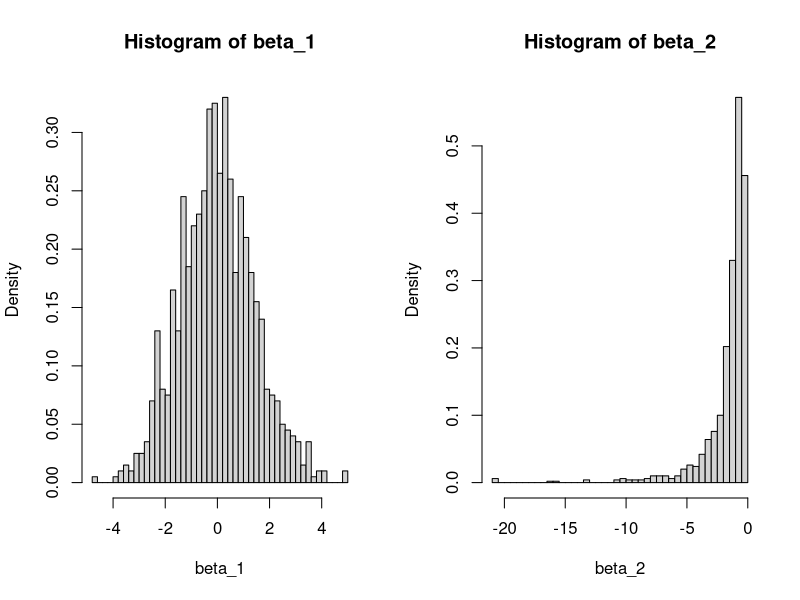
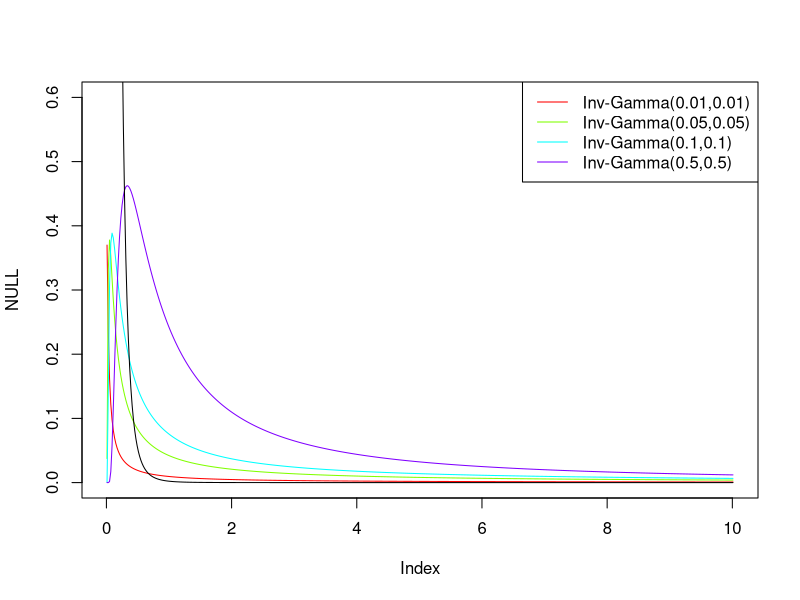
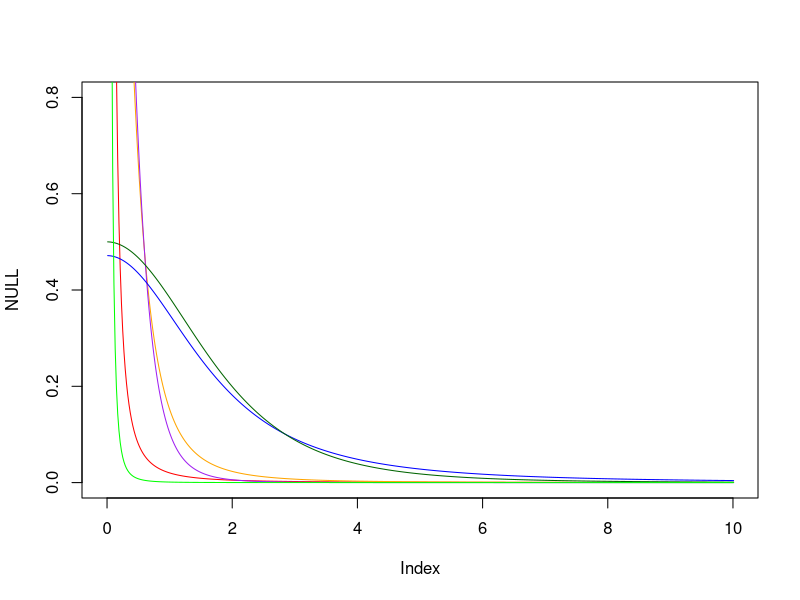
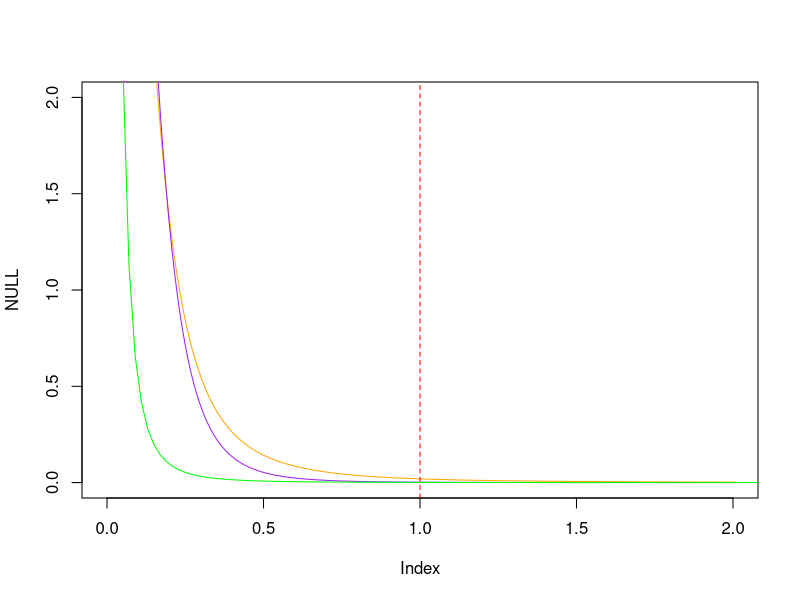
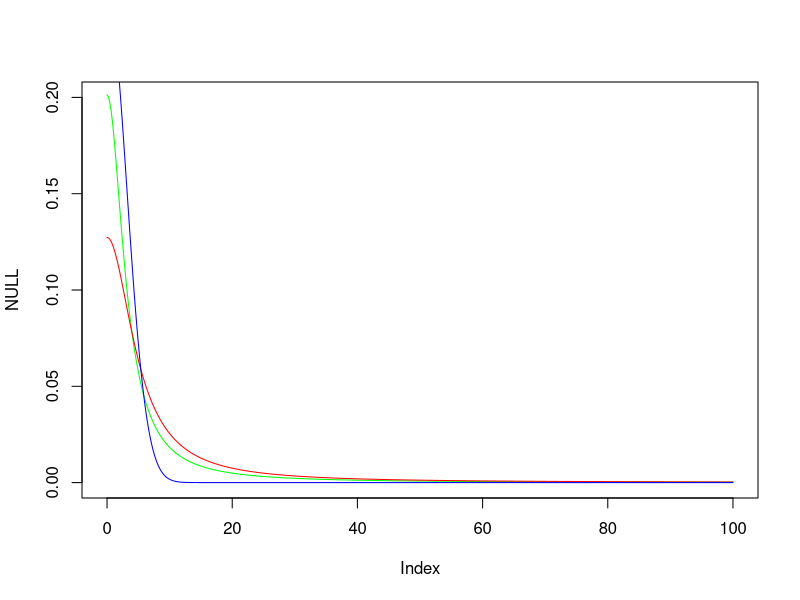
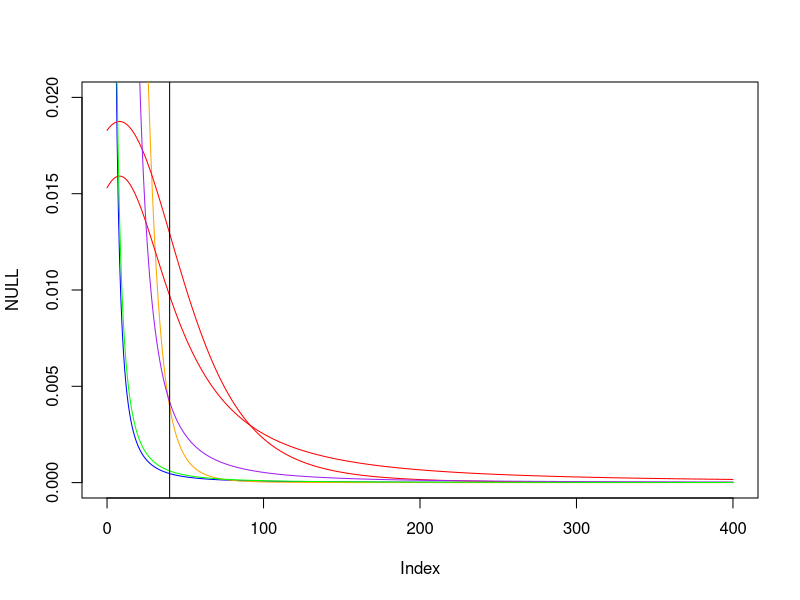

These charts were generated, in order, by the following R code: (Note: this script raises an error after producing the figures.)
### Script to visually examine priors for covariance matrix parameters

dinv_gamma <- function(y,a,b) {
  return( ((b^a) / gamma(a)) * y^(-(a+1))*exp(-b/y)  )
}

pinvgamma <- function(x, shape, scale) {
  pgamma(scale / x, shape, lower.tail = FALSE)  # Complement of upper incomplete gamma function
}

dstudent <- function(y,v,u,s) {
  upper <- gamma((v+1)/2)
  lower <- (sqrt(pi*v*s^2))*gamma(v/2)
  const <- upper/lower
  c <- -(v+1)/2
  return(const*((1+((y-u)^2)/(v*s^2))^c))
}

### 1) priors for beta_1 and log(-beta_2)
### N(0,2)

par(mfrow = c(1,2))
n_rep <- 1000
beta_1 <- rnorm(n_rep,0,sqrt(2))
logneg_beta_2 <- rnorm(n_rep,0,1)
beta_2 <- -exp(logneg_beta_2)
hist(beta_1, breaks = 40, probability = TRUE)
hist(beta_2, breaks = 40, probability = TRUE)

### 2) rho & covariance function magnitudes
### since the variance of beta distribution depends inversely on rho, I think it is logical to give it a prior with heavy tails

par(mfrow = c(1,1))
eps <- c(0.01,0.05,0.1,0.5)
s2_grid <- seq(0.01,10.01,length=500)
plot(NULL, xlim = c(min(s2_grid),max(s2_grid)), ylim = c(0,0.6))

cols <- rainbow(length(eps))
for (i in 1:length(eps)) {
  e <- eps[i]
  lines(s2_grid, dinv_gamma(s2_grid,e,e), col = cols[i])
}

legend("topright", legend = paste0("Inv-Gamma(",eps,",",eps,")"), lty = 1, col = cols)

### draw histogram of jarnos half-student-t(0,0.1) with v=4
lines(s2_grid,2*dstudent(s2_grid,4,0,0.1))


############ S2

s2_grid <- seq(0.01,10.01,length=500)


### inv_gamma(a,b) vs half-cauchy for s2?
### e.g. inv_gamma(2,1) vs half-cauchy(0,1)
### visualize jeffreys
p_jeffreys <- 1/s2_grid
p_jeffreys <- p_jeffreys/sum(p_jeffreys)
plot(NULL, xlim = c(0,10), ylim = c(0,0.8))
lines(s2_grid, 2*dcauchy(s2_grid,0,sqrt(0.001)),col="red")
lines(s2_grid,2*dstudent(s2_grid,2,0,sqrt(0.1)), col = "orange")
lines(s2_grid,2*dstudent(s2_grid,4,0,sqrt(0.1)), col = "purple")
lines(s2_grid,2*dstudent(s2_grid,2,0,1.5), col = "blue")
lines(s2_grid,2*dstudent(s2_grid,4,0,1.5), col =  "darkgreen")
# draw jarnos student-t
lines(s2_grid, 2*dstudent(sqrt(s2_grid),4,0,0.1)/(2*sqrt(s2_grid)), col = "green")
#lines(s2_grid, p_jeffreys, col = "blue")
#lines(s2_grid, dinv_gamma(s2_grid,0.5,0.5), col = "orange")

### probability that s2 is under 10
pinvgamma(5,2,1) #0.99
pcauchy(5,0,sqrt(0.001)) - pcauchy(-5,0,sqrt(0.001)) #0.93


############ 1/rho

inv_rho_grid <- seq(0.01,2.01,length=500)


### student-t(df=4,0,?)
plot(NULL, xlim = c(0,2), ylim = c(0,2))
lines(inv_rho_grid,2*dstudent(inv_rho_grid,2,0,0.1), col = "orange")
lines(inv_rho_grid,2*dstudent(inv_rho_grid,4,0,0.1), col = "purple")
abline(v=1, col = "red", lty = 2)

# draw jarnos student-t
lines(s2_grid, 2*dstudent(sqrt(s2_grid),4,0,0.1)/(2*sqrt(s2_grid)), col = "green")


#### RHO
### half-cauchy(0,sqrt(5)) vs inv_gamma(0.5, 0.5) for rho?
rho_grid <- seq(0,100,length=500)
plot(NULL, xlim = c(min(rho_grid),max(rho_grid)), ylim = c(0,0.2))
lines(rho_grid, 2*dcauchy(rho_grid,0,sqrt(10)), col = "green")
lines(rho_grid, 2*dcauchy(rho_grid,0,5),col="red")
lines(rho_grid, 2*dnorm(rho_grid,0,sqrt(10)), col = "blue")




### probability that rho is under 100
pinvgamma(100,0.1,0.1) #0.92
pcauchy(100,0,sqrt(10)) - pcauchy(-100,0,sqrt(10)) #0.98


### lengthscale?
### the minimum distance is 20km between grid points, and the maximum is 580km
### if l = 865, covariance at distance 600 is 50% of the one at distance 0.
### let's say that we expect that at 80km 5% of the one at distance 0: l \approx 25
### the "realistic" value for l could be e.g. between (0,1000)

### let's visualize jarnos prior for gulf of finland thing
l_grid <- seq(0,400,length=500)
plot(NULL, xlim = c(min(l_grid),max(l_grid)), ylim = c(0,0.02))
lines(l_grid, 2*dstudent(1/l_grid,4,0,1)/l_grid^2, col = "blue")
lines(l_grid,2*dstudent(l_grid,4,10,10), col = "orange")
lines(l_grid,2*dcauchy(l_grid,8,40), col = "red")
lines(l_grid,2*dstudent(l_grid,4,8,40), col = "red")
lines(l_grid,2*dcauchy(l_grid,8,sqrt(50)), col = "purple")
lines(l_grid,dinv_gamma(l_grid,1,1), col = "green")

abline(v = 40)

pinvgamma(1000,1,1) #0.99
pcauchy(100,8,25) - pcauchy(-100,8,25) #0.95


integrate(function(x) (x*2*dstudent(x,4,10,10)),0,500)
integrate(function(x) x*2*dcauchy(x,8,50),0,500)


### draw plot of joint prior for l and s2

l_grid <- seq(0,500,length=100)
s2_grid <- seq(0,5,length=100)

### let's put half-cauchy(0,0.01) and half-cauchy(0,50)
ls2_grid <- expand.grid(l = l_grid, s2 = s2_grid)

log_lik <- function(l,s2) {
  return(2*log(2)+dcauchy(l,8,sqrt(100),log=TRUE)+dcauchy(s2,0,sqrt(0.01),log=TRUE))
}

ll <- mapply(log_lik, ls2_grid$l, ls2_grid$s2)

params_ll <- cbind(ls2_grid,ll)

ggplot(params_ll, aes(x = l, y = s2, fill = ll)) +
  geom_tile() +  # Alternative: use geom_raster() for larger datasets
  scale_fill_viridis_c() +  # Better color scale for log-likelihood
  labs(x = "Parameter 1", y = "Parameter 2", fill = "Log-Likelihood") +
  theme_minimal()

### normal vs laplace

#install.packages("VGAM")
library(VGAM)

x_grid <- seq(-5,5,length=200)
plot(x_grid, dnorm(x_grid,0,sqrt(2)), type = "l", col = "blue", ylim = c(0,0.5))
lines(x_grid, dlaplace(x_grid,0,1), col = "red")

var(rnorm(1000,0,sqrt(2)))
var(rlaplace(10000,0,1))
